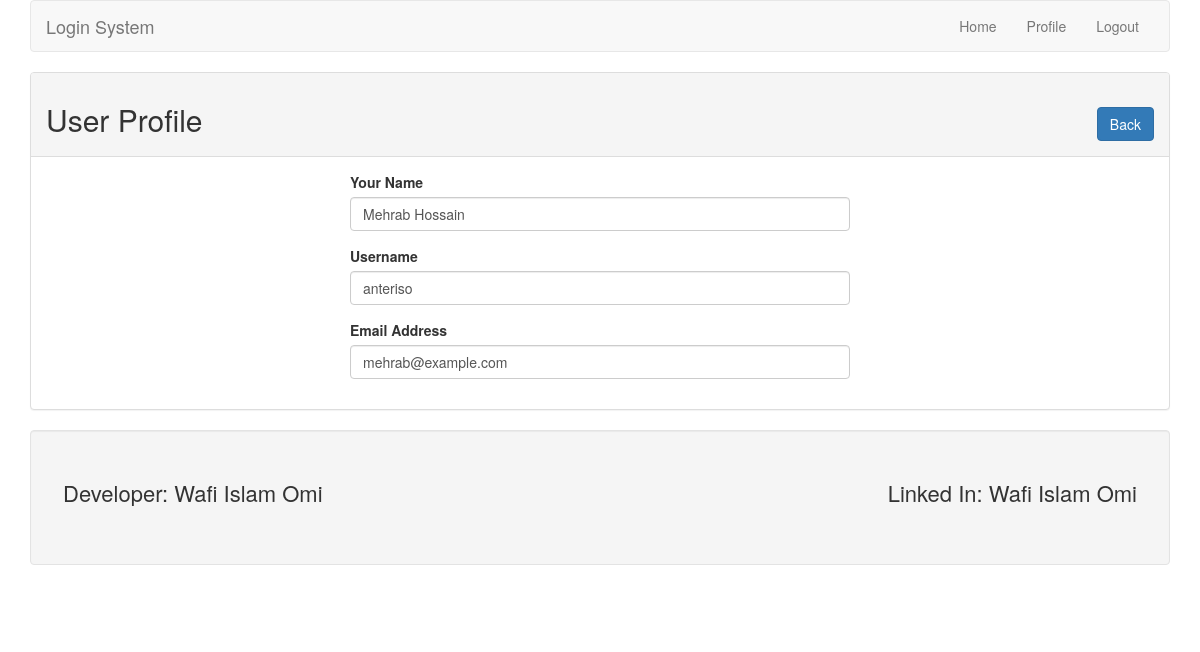
The app's page /profile.php?id=7 (signed in) with its own data.
### tables this page shows
CREATE TABLE `users` (
  `id` int(11) NOT NULL,
  `name` varchar(123) NOT NULL,
  `username` varchar(10) NOT NULL,
  `email` varchar(40) NOT NULL,
  `password` varchar(255) NOT NULL
);

### lib/User.php (called while the page is built, shortened)
<?php
	include_once 'Database.php';
class User
{
	private $db;
	public function __construct()
	{
		$this->db = new Database();
	}
	public function getUserById($id)
	{
		$sql = "SELECT * FROM users WHERE id = :id LIMIT 1 ";
		$query = $this->db->pdo->prepare($sql);
		$query->bindValue(':id',$id);
		$query->execute();
		$result = $query->fetch(PDO::FETCH_OBJ);
		return $result;
	}
}
?>

### lib/Database.php (called while the page is built)
<?php
class Database
{
	private $hostdb="localhost";
	private $userdb="root";
	private $passdb="";
	private $namedb="login";
	public $pdo;
	public function __construct()
	{
		if(!isset($this->pdo))
		{
			try
			{
				$link = new PDO("mysql:host=".$this->hostdb.";dbname=".$this->namedb, $this->userdb, $this->passdb);
				$link->setAttribute(PDO::ATTR_ERRMODE, PDO::ERRMODE_EXCEPTION);
				$link->exec("SET CHARACTER SET utf8");
				$this->pdo = $link;
			}
			catch (PDOException $e)
			{
				die("Failed to Connect with Database".$e->getMessage());
			}
		}
	}
}
?>

### profile.php (the view, shortened to what this page needs)
<?php
	include 'lib/user.php';
	include 'inc/header.php';
 ?>
<?php
	if (isset($_GET['id']))
	{
		$userid = (int)$_GET['id'];
	}
	$user = new User();
?>
	<div class="panel panel-default">
		<div class="panel-heading">
			<h2>User Profile <span class="pull-right"><a class="btn btn-primary" href="index.php">Back</a></span></h2>
		</div>
		<div class="panel-body">
			<div style="max-width: 500px; margin:0 auto;">
<?php
	$userdata = $user->getUserById($userid);
	if ($userdata)
	{
?>
				<form action="" method="post">
					<div class="form-group">
						<label for="name">Your Name</label>
						<input type="text" name="name" id="name" class="form-control" value="<?php echo $userdata->name; ?>" >
					</div>
					<div class="form-group">
						<label for="username">Username</label>
						<input type="text" name="username" id="username" class="form-control" value="<?php echo $userdata->username; ?>">
					</div>
					<div class="form-group">
						<label for="email">Email Address</label>
						<input type="email" name="email" id="email" class="form-control" value="<?php echo $userdata->email; ?>">
					</div>
				</form>
<?php } ?>
			</div>
		</div>
	</div>
<?php include 'inc/footer.php' ?>

### records on screen
users: name "Mehrab Hossain", username "anteriso", email "mehrab@example.com"
